Frame 1 (no input): blank canvas, image omitted
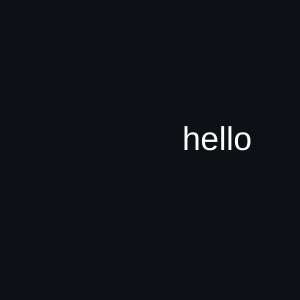
Frame 60 (no input)
Frame 120 (the mouse pressed at the canvas centre since frame 60): identical to frame 60, image omitted

The p5.js sketch that drew this single still picture (run headless with seeded random() and noise() and a simulated clock; from frame 60 on, the mouse is pressed at the canvas centre):

// p5.js sketch
// ── sketch.js
let msk, mskgraphic, mskClone,
  textInfo;

const param = {
  pos: {
    x: 0,
    y: 0.5
  },
  vel: 0.2,
  acc: 0.15
};


function setup() {
  createCanvas(300, 300);

  msk = createGraphics(width, height);
  mskGraphic = createGraphics(width, height);
  mskGraphic.textSize(33);
  mskGraphic.textAlign(CENTER);

  textInfo = new TextInfo(param.pos, param.vel, param.acc);
}

function draw() {
  background(13, 17, 21);
  clearMask();
  setMask();

  textInfo.render(mskClone);
}

const clearMask = _ => {
  mskGraphic.clear();
  msk.clear();
}

const setMask = _ => {
  msk.rect(150, 0, width, height);
  mskGraphic.text('hello', textInfo.pos.x, textInfo.pos.y);

  (mskClone = msk.get()).mask(mskGraphic.get());
}

class TextInfo {
  constructor(p, v, a) {
    this.pos = createVector(p.x, height * p.y);
    this.vel = createVector(v, 0);
    this.acc = createVector(a, 0);
  }

  update() {
    this.vel.add(this.acc);
    this.pos.add(this.vel);

    return this;
  }

  display(img) {
    image(img, 0, 0);

    return this;
  }

  stop() {
    if (this.pos.x >= width * 0.7) {
      this.vel.x = 0;
      this.acc.mult(0);
    }

    return this;
  }

  render(img) {
    return this.update().display(img).stop();
  }
}
